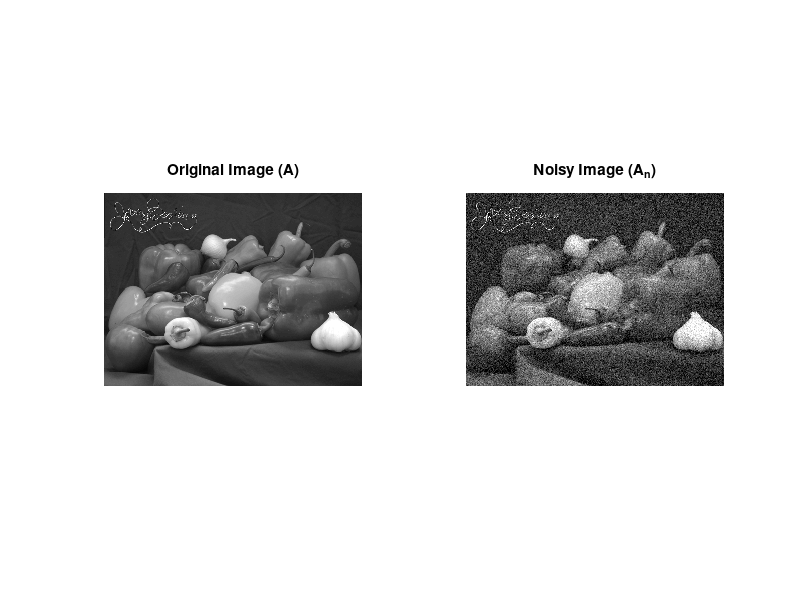

This chart was generated by the following MATLAB code:
%%Header
figure;
hold on;
format long;
load("data.mat");

%%Images
subplot(1, 2, 1);
imshow(A);
title({'Original Image (A)'});
subplot(1, 2, 2);
imshow(An);
title({'Noisy Image (A_n)'});
